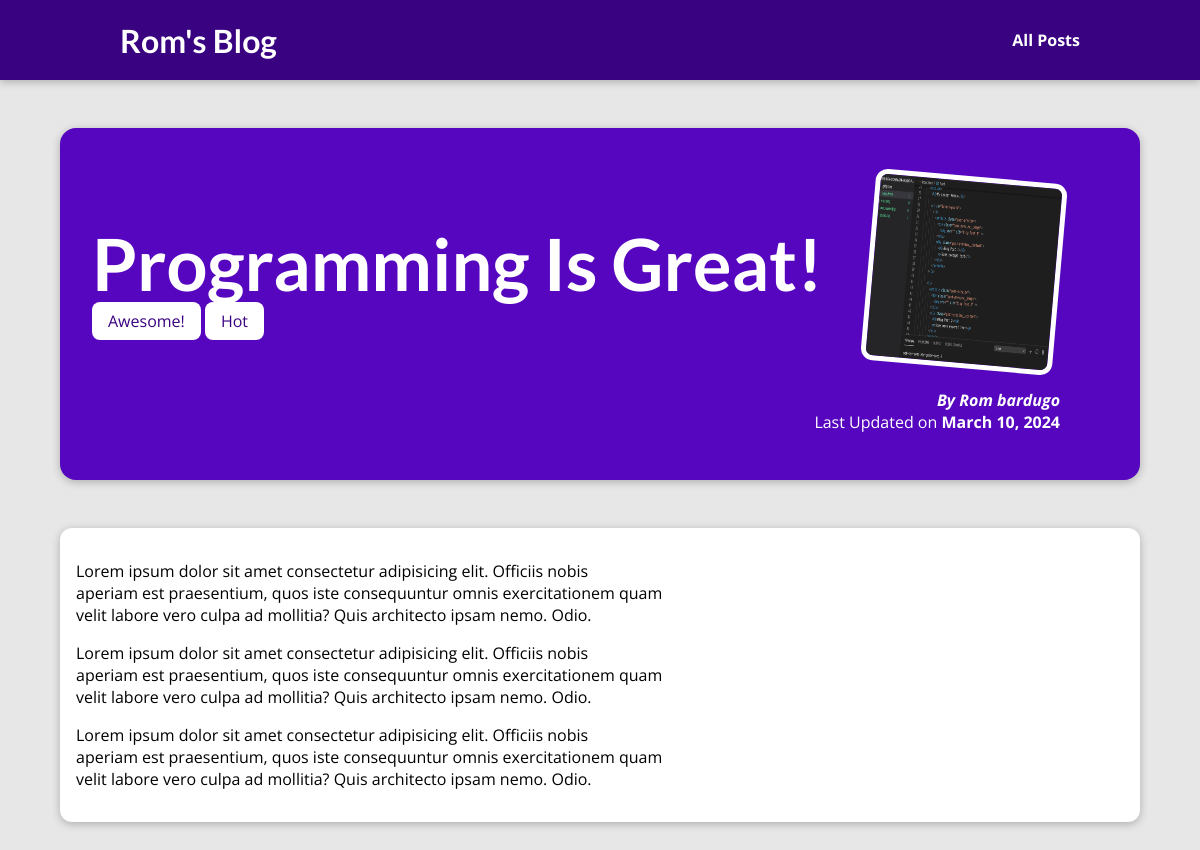
The page /posts/programming-is-great on the database its author committed.
### blog/models.py (models this page shows, shortened)
class Post(models.Model):
    title = models.CharField(max_length = 150)
    excerpt = models.CharField(max_length = 200)
    image_name = models.CharField(max_length = 100)
    date = models.DateField(auto_now=True)
    slug = models.SlugField(unique=True, db_index=True)
    content = models.TextField(validators=[MinLengthValidator(10)])
    author = models.ForeignKey(Author, on_delete=models.SET_NULL, related_name='posts', null=True)
    tags = models.ManyToManyField(Tag)

class Tag(models.Model):
    caption = models.CharField(max_length = 20)
    def __str__(self) -> str:
        return self.caption

class Author(models.Model):
    first_name = models.CharField(max_length = 100)
    last_name = models.CharField(max_length = 100)
    email = models.EmailField(max_length=254)
    def __str__(self) -> str:
        return self.first_name + " " + self.last_name

### blog/views.py (the view)
# urls.py: path("posts/<slug:slug>", views.show_post, name="post-detail-page")
def show_post(request, slug):
    post = get_object_or_404(Post, slug=slug)
    return render(request, "blog/post-detail.html", {
        "post" : post,
        "post_tags": post.tags.all()
    })

### blog/templates/blog/post-detail.html (shortened to what this page needs)
{% extends "base.html" %}
{% load static %}
{% block css_files %}
<link rel="stylesheet" href="{% static "blog/post-detail.css"%}">
{% endblock  %}
{% block content %}
    <section id="summary">
        <h2>{{post.title}}</h2>
        <div>{% for tag in post_tags %}
            <span class="tag">{{tag}}</span>
            {% endfor %}</div>
        <article>
            <img src="{% static "blog/images/"|add:post.image_name%}" alt="{{post.title}}" />
            <address>By <a href="mailto:{{post.author.email}}">{{post.author}}</a></address>
            <div>Last Updated on <time>{{post.date}}</time></div>
        </article>
    </section>
    <main>
        {{post.content|linebreaks}}
    </main>
{% endblock %}

### templates/base.html (shortened to what this page needs)
{% load static %}
<!DOCTYPE html>
<html>
    <head>
        <link rel="stylesheet" href="{% static "app.css" %}">
        {% block css_files %}{% endblock  %}
    </head>
    <body>
        <header id="main-navigation">
            <h1><a href="{%url 'main-page'%}">Rom's Blog</a></h1>
            <nav>
                <a href="{%url 'posts-page' %}">All Posts</a>
            </nav>
        </header>
        {% block content %}{% endblock  %}
    </body>
</html>

### static/app.css (style rules this page uses)
* { box-sizing: border-box; }
html { font-family: 'Open Sans', 'Lato', sans-serif; }
body { margin: 0; }
h1, h2, h3 { font-family: 'Lato', sans-serif; font-weight: bold; }
#main-navigation { width: 100%; height: 5rem; display: flex; justify-content: space-between; align-items: center; padding: 0 10%; position: absolute; top: 0; left: 0; }
#main-navigation a { text-decoration: none; color: white; font-weight: bold; }

### blog/static/blog/post-detail.css (style rules this page uses)
body { background-color: #e7e7e7; }
#main-navigation { background-color: #390281; box-shadow: 0 2px 8px rgba(0, 0, 0, 0.25); }
#summary { margin: 8rem auto 3rem auto; padding: 2rem; width: 90%; max-width: 90rem; border-radius: 16px; background-color: #5706c0; position: relative; box-shadow: 0 2px 8px rgba(0, 0, 0, 0.25); height: 22rem; }
#summary h2 { color: white; font-size: 4.5rem; margin-bottom: 0.25rem; }
#summary article { position: absolute; top: 2rem; right: 3rem; padding: 1rem 2rem; border-radius: 12px; text-align: right; color: white; }
#summary article img { width: 12rem; height: 12rem; border-radius: 12px; transform: rotateZ(5deg); border: 5px solid white; margin-bottom: 1rem; }
#summary address { font-weight: bold; }
#summary time { font-weight: bold; }
#summary a { color: white; text-decoration: None; }
main { width: 90%; max-width: 90rem; margin: 3rem auto; background-color: white; padding: 1rem; border-radius: 12px; box-shadow: 0 2px 8px rgba(0, 0, 0, 0.25); }
.tag { background-color: white; color:#390281; padding: 0.5rem 1rem; border-radius: 8px; }

### rows shown on the page
Post: title "Programming Is Great!", image_name (picture), author "Rom bardugo", date "March 10, 2024", content "Lorem ipsum dolor sit amet consectetur adipisicing elit. Officiis nobis aperiam est praesentium, quos iste consequuntur omnis exercitationem quam velit labore vero culpa ad mollitia? Quis architecto ipsam nemo. Odio. Lorem ipsum dolor sit amet consectetur adipisicing elit. Officiis nobis aperiam est praesentium, quos iste consequuntur omnis exercitationem quam velit labore vero culpa ad mollitia? Quis architecto ipsam nemo. Odio. Lorem ipsum dolor sit amet consectetur adipisicing elit. Officiis nobis aperiam est praesentium, quos iste consequuntur omnis exercitationem quam velit labore vero culpa ad mollitia? Quis architecto ipsam nemo. Odio."
Tag: caption "Awesome!"
Tag: caption "Hot"
